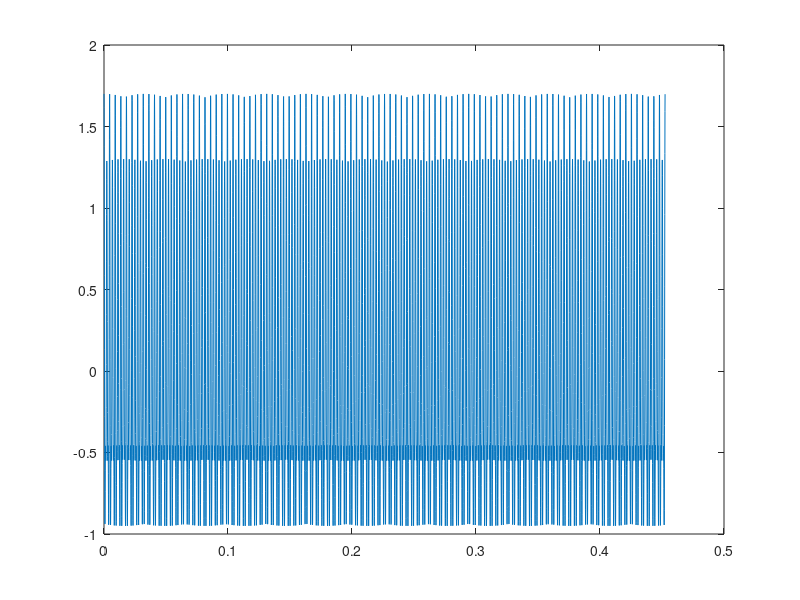

Source code (MATLAB): (Note: this script raises an error after producing the figure.)
% SESIÓN 5 - SEÑALES Y SISTEMAS
% Ejercicio 1
% Apartado b

% FUNCIÓN espectro.m
% [w,F]=espectro(t,x,P)

f=442;              % Frecuencia de 'LA'
A=1;
duration=100*2/f;   % Reemplazar por duration=100*2/f para escuchar más tiempo
fs=2000*pi*2;       % Frecuencia de muestreo
t=0:1/fs:duration;

% Tres armonicos con el sonido 'LA'
s1 = A*1*cos(2*pi*f*t);
s2 = A*0.5*cos(2*2*pi*f*t);
s3 = A*0.2*cos(3/2*2*pi*f*t);
y = (s1 + s2 + s3);
sound(y,fs);

figure('Name','DOMINIO DEL TIEMPO','NumberTitle','off');
plot(t,y)

% Para calcular el periodo de la función espectro:
% 1*442, 2*442, 3/2*442 --> 2, 4, 3 --> 2/442 
[w,F]=espectro(t,y,0.0045);
figure('Name','ESPECTRO','NumberTitle','off');
plot(w,abs(F));

% Muestra la figura de cerca con los valores en 
% x (-6500 6500) -- y (0 2.7*10^-3)
axis([-6500 6500 0 2.7*10^-3]);